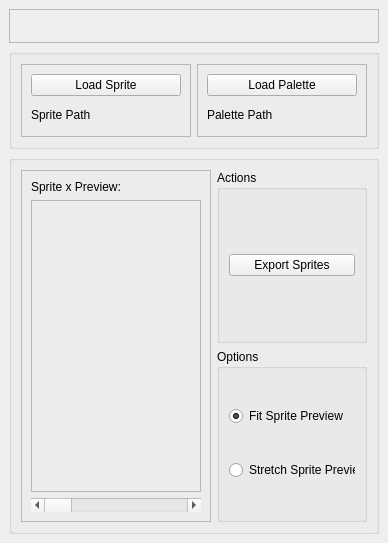
<?xml version="1.0" encoding="UTF-8"?>
<ui version="4.0">
 <class>MainWindow</class>
 <widget class="QMainWindow" name="MainWindow">
  <property name="geometry">
   <rect>
    <x>0</x>
    <y>0</y>
    <width>388</width>
    <height>543</height>
   </rect>
  </property>
  <property name="sizePolicy">
   <sizepolicy hsizetype="Preferred" vsizetype="Preferred">
    <horstretch>0</horstretch>
    <verstretch>0</verstretch>
   </sizepolicy>
  </property>
  <property name="maximumSize">
   <size>
    <width>16777215</width>
    <height>16777215</height>
   </size>
  </property>
  <property name="windowTitle">
   <string>Bubble Bobble Hero 2 Sprite Ripper</string>
  </property>
  <property name="windowIcon">
   <iconset>
    <normaloff>../assets/fire.png</normaloff>../assets/fire.png</iconset>
  </property>
  <property name="layoutDirection">
   <enum>Qt::LeftToRight</enum>
  </property>
  <property name="autoFillBackground">
   <bool>false</bool>
  </property>
  <widget class="QWidget" name="centralwidget">
   <property name="enabled">
    <bool>true</bool>
   </property>
   <layout class="QVBoxLayout" name="verticalLayout">
    <item>
     <widget class="QFrame" name="frame_title">
      <property name="sizePolicy">
       <sizepolicy hsizetype="Preferred" vsizetype="Fixed">
        <horstretch>0</horstretch>
        <verstretch>0</verstretch>
       </sizepolicy>
      </property>
      <property name="minimumSize">
       <size>
        <width>0</width>
        <height>0</height>
       </size>
      </property>
      <property name="maximumSize">
       <size>
        <width>16777215</width>
        <height>16777215</height>
       </size>
      </property>
      <property name="frameShape">
       <enum>QFrame::StyledPanel</enum>
      </property>
      <property name="frameShadow">
       <enum>QFrame::Raised</enum>
      </property>
      <layout class="QGridLayout" name="gridLayout_2">
       <item row="0" column="0">
        <widget class="QLabel" name="label_title">
         <property name="sizePolicy">
          <sizepolicy hsizetype="Fixed" vsizetype="Fixed">
           <horstretch>0</horstretch>
           <verstretch>0</verstretch>
          </sizepolicy>
         </property>
         <property name="minimumSize">
          <size>
           <width>0</width>
           <height>0</height>
          </size>
         </property>
         <property name="maximumSize">
          <size>
           <width>350</width>
           <height>128</height>
          </size>
         </property>
         <property name="text">
          <string/>
         </property>
         <property name="textFormat">
          <enum>Qt::AutoText</enum>
         </property>
         <property name="pixmap">
          <pixmap>../assets/banner.fw.png</pixmap>
         </property>
         <property name="scaledContents">
          <bool>true</bool>
         </property>
         <property name="wordWrap">
          <bool>false</bool>
         </property>
        </widget>
       </item>
      </layout>
     </widget>
    </item>
    <item>
     <widget class="QGroupBox" name="groupBox_middle">
      <property name="sizePolicy">
       <sizepolicy hsizetype="Preferred" vsizetype="Fixed">
        <horstretch>0</horstretch>
        <verstretch>0</verstretch>
       </sizepolicy>
      </property>
      <property name="maximumSize">
       <size>
        <width>16777215</width>
        <height>100</height>
       </size>
      </property>
      <property name="title">
       <string/>
      </property>
      <layout class="QHBoxLayout" name="horizontalLayout">
       <item>
        <widget class="QFrame" name="frame_sprite">
         <property name="frameShape">
          <enum>QFrame::StyledPanel</enum>
         </property>
         <property name="frameShadow">
          <enum>QFrame::Raised</enum>
         </property>
         <layout class="QVBoxLayout" name="verticalLayout_2">
          <item>
           <widget class="QPushButton" name="button_load_sprite">
            <property name="text">
             <string>Load Sprite</string>
            </property>
           </widget>
          </item>
          <item>
           <widget class="QLabel" name="label_sprite_path">
            <property name="text">
             <string>Sprite Path</string>
            </property>
           </widget>
          </item>
         </layout>
        </widget>
       </item>
       <item>
        <widget class="QFrame" name="frame_palette">
         <property name="frameShape">
          <enum>QFrame::StyledPanel</enum>
         </property>
         <property name="frameShadow">
          <enum>QFrame::Raised</enum>
         </property>
         <layout class="QVBoxLayout" name="verticalLayout_3">
          <item>
           <widget class="QPushButton" name="button_load_palette">
            <property name="text">
             <string>Load Palette</string>
            </property>
           </widget>
          </item>
          <item>
           <widget class="QLabel" name="label_palette_path">
            <property name="text">
             <string>Palette Path</string>
            </property>
           </widget>
          </item>
         </layout>
        </widget>
       </item>
      </layout>
     </widget>
    </item>
    <item>
     <widget class="QGroupBox" name="groupBox_bottom">
      <layout class="QHBoxLayout" name="horizontalLayout_2">
       <item>
        <widget class="QFrame" name="frame_preview">
         <property name="frameShape">
          <enum>QFrame::StyledPanel</enum>
         </property>
         <property name="frameShadow">
          <enum>QFrame::Raised</enum>
         </property>
         <layout class="QVBoxLayout" name="verticalLayout_5">
          <item>
           <widget class="QLabel" name="label_preview_title">
            <property name="sizePolicy">
             <sizepolicy hsizetype="Preferred" vsizetype="Fixed">
              <horstretch>0</horstretch>
              <verstretch>0</verstretch>
             </sizepolicy>
            </property>
            <property name="text">
             <string>Sprite x Preview:</string>
            </property>
           </widget>
          </item>
          <item>
           <widget class="QFrame" name="frame_preview_parent">
            <property name="sizePolicy">
             <sizepolicy hsizetype="Preferred" vsizetype="Preferred">
              <horstretch>0</horstretch>
              <verstretch>0</verstretch>
             </sizepolicy>
            </property>
            <property name="maximumSize">
             <size>
              <width>16777215</width>
              <height>16777215</height>
             </size>
            </property>
            <property name="styleSheet">
             <string notr="true"/>
            </property>
            <property name="frameShape">
             <enum>QFrame::StyledPanel</enum>
            </property>
            <property name="frameShadow">
             <enum>QFrame::Raised</enum>
            </property>
            <layout class="QGridLayout" name="gridLayout">
             <item row="0" column="0">
              <widget class="QLabel" name="label_preview_pixmap">
               <property name="sizePolicy">
                <sizepolicy hsizetype="Fixed" vsizetype="Fixed">
                 <horstretch>0</horstretch>
                 <verstretch>0</verstretch>
                </sizepolicy>
               </property>
               <property name="maximumSize">
                <size>
                 <width>152</width>
                 <height>152</height>
                </size>
               </property>
               <property name="baseSize">
                <size>
                 <width>0</width>
                 <height>0</height>
                </size>
               </property>
               <property name="text">
                <string/>
               </property>
               <property name="scaledContents">
                <bool>true</bool>
               </property>
               <property name="wordWrap">
                <bool>false</bool>
               </property>
              </widget>
             </item>
            </layout>
           </widget>
          </item>
          <item>
           <widget class="QScrollBar" name="scrollbar_preview">
            <property name="maximum">
             <number>99</number>
            </property>
            <property name="pageStep">
             <number>10</number>
            </property>
            <property name="value">
             <number>0</number>
            </property>
            <property name="sliderPosition">
             <number>0</number>
            </property>
            <property name="orientation">
             <enum>Qt::Horizontal</enum>
            </property>
           </widget>
          </item>
         </layout>
        </widget>
       </item>
       <item>
        <widget class="QFrame" name="frame_actions_options">
         <property name="sizePolicy">
          <sizepolicy hsizetype="Fixed" vsizetype="Preferred">
           <horstretch>0</horstretch>
           <verstretch>0</verstretch>
          </sizepolicy>
         </property>
         <property name="maximumSize">
          <size>
           <width>150</width>
           <height>16777215</height>
          </size>
         </property>
         <property name="contextMenuPolicy">
          <enum>Qt::DefaultContextMenu</enum>
         </property>
         <property name="frameShape">
          <enum>QFrame::NoFrame</enum>
         </property>
         <property name="frameShadow">
          <enum>QFrame::Plain</enum>
         </property>
         <property name="lineWidth">
          <number>0</number>
         </property>
         <property name="midLineWidth">
          <number>0</number>
         </property>
         <layout class="QVBoxLayout" name="verticalLayout_6">
          <property name="spacing">
           <number>6</number>
          </property>
          <property name="leftMargin">
           <number>0</number>
          </property>
          <property name="topMargin">
           <number>0</number>
          </property>
          <property name="rightMargin">
           <number>0</number>
          </property>
          <property name="bottomMargin">
           <number>0</number>
          </property>
          <item>
           <widget class="QGroupBox" name="groupBox_actions">
            <property name="sizePolicy">
             <sizepolicy hsizetype="Preferred" vsizetype="Preferred">
              <horstretch>0</horstretch>
              <verstretch>0</verstretch>
             </sizepolicy>
            </property>
            <property name="maximumSize">
             <size>
              <width>16777215</width>
              <height>16777215</height>
             </size>
            </property>
            <property name="title">
             <string>Actions</string>
            </property>
            <layout class="QVBoxLayout" name="verticalLayout_4">
             <item>
              <widget class="QPushButton" name="button_export_sprites">
               <property name="text">
                <string>Export Sprites</string>
               </property>
              </widget>
             </item>
            </layout>
           </widget>
          </item>
          <item>
           <widget class="QGroupBox" name="groupBox_options">
            <property name="sizePolicy">
             <sizepolicy hsizetype="Preferred" vsizetype="Preferred">
              <horstretch>0</horstretch>
              <verstretch>0</verstretch>
             </sizepolicy>
            </property>
            <property name="maximumSize">
             <size>
              <width>16777215</width>
              <height>16777215</height>
             </size>
            </property>
            <property name="title">
             <string>Options</string>
            </property>
            <property name="flat">
             <bool>false</bool>
            </property>
            <property name="checkable">
             <bool>false</bool>
            </property>
            <layout class="QVBoxLayout" name="verticalLayout_7">
             <item>
              <widget class="QRadioButton" name="radio_button_fit">
               <property name="text">
                <string>Fit Sprite Preview</string>
               </property>
               <property name="checked">
                <bool>true</bool>
               </property>
              </widget>
             </item>
             <item>
              <widget class="QRadioButton" name="radio_button_stretch">
               <property name="text">
                <string>Stretch Sprite Preview</string>
               </property>
              </widget>
             </item>
            </layout>
           </widget>
          </item>
         </layout>
        </widget>
       </item>
      </layout>
     </widget>
    </item>
   </layout>
  </widget>
 </widget>
 <resources/>
 <connections/>
</ui>
